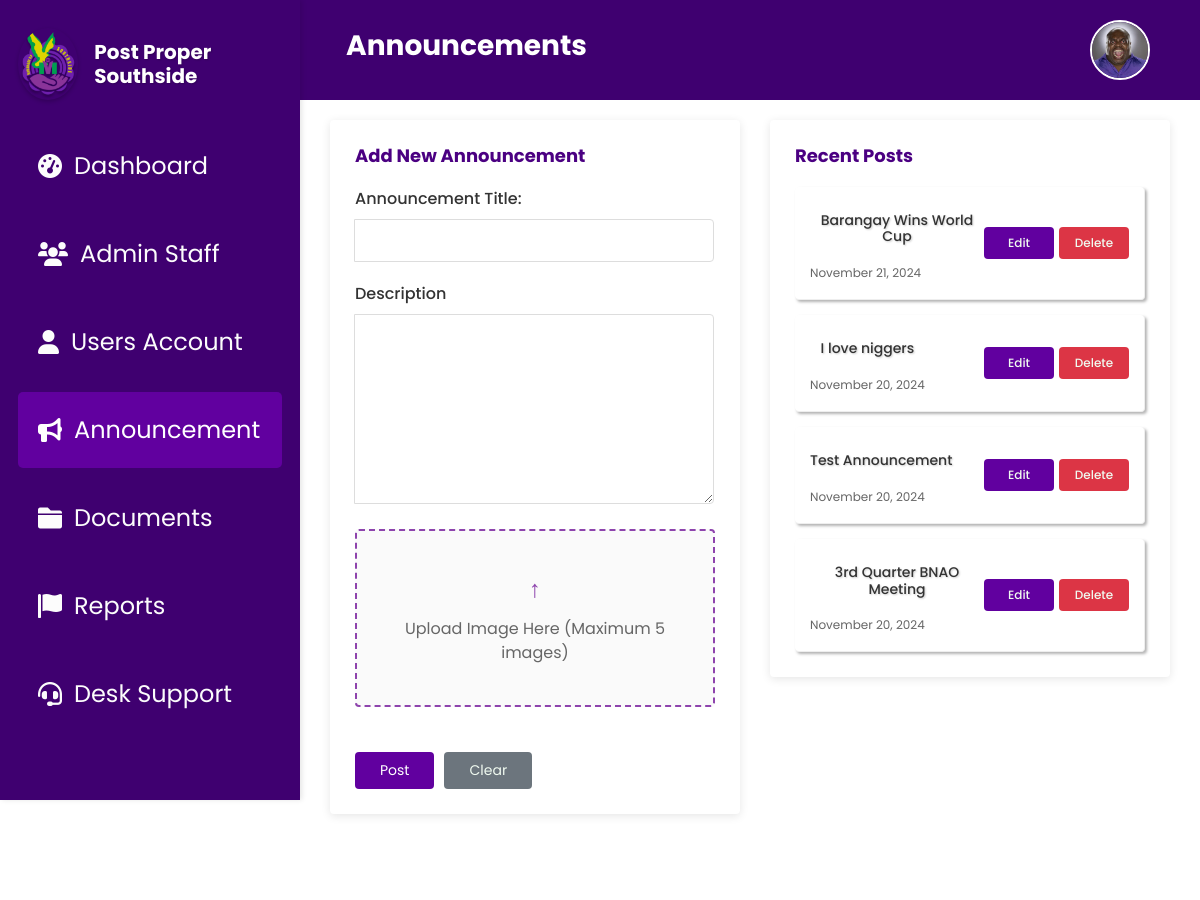
Before: /announcement.php (signed in) with the older database file.
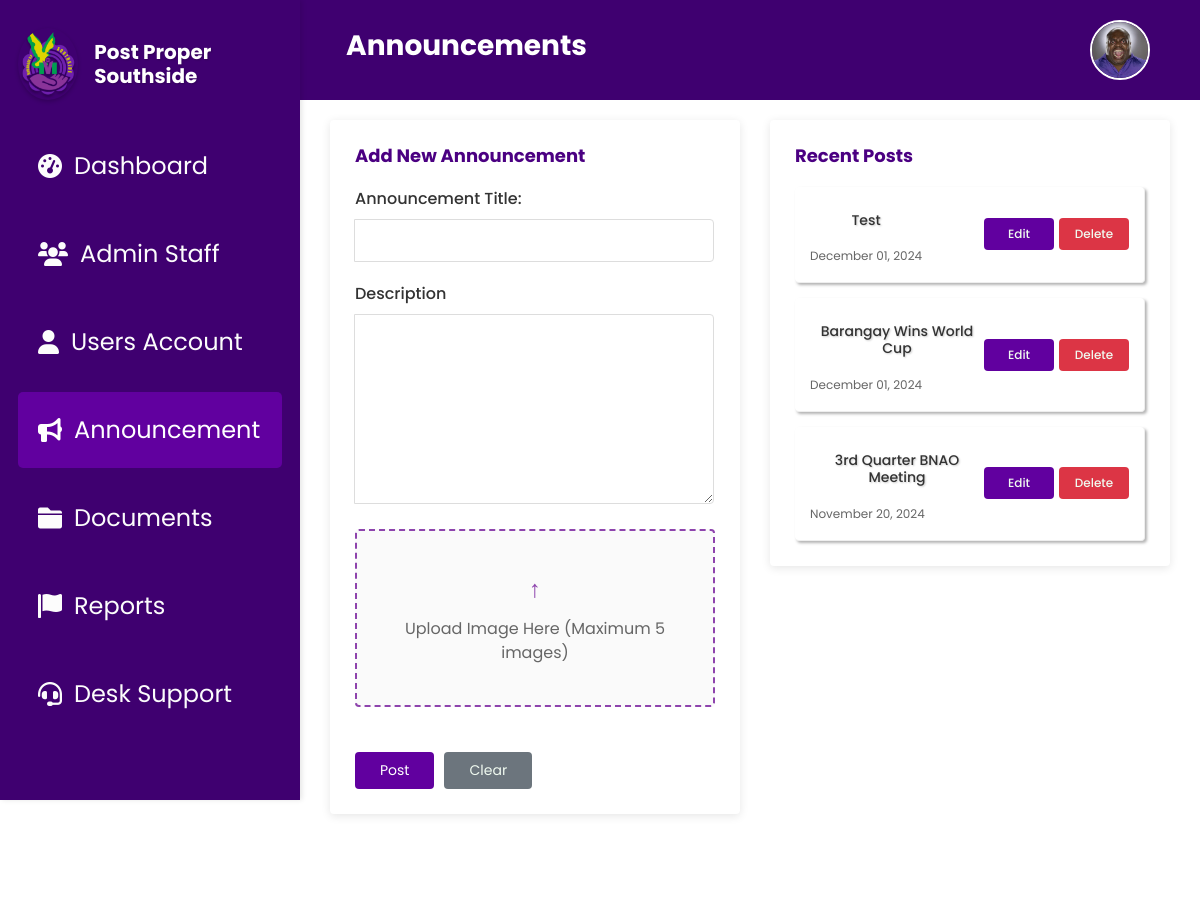
After: the same page with the newer database file.
### tables this page shows
CREATE TABLE `barangay_announcements` (
  `id` int(11) NOT NULL,
  `announcement_title` varchar(255) NOT NULL,
  `description_text` text NOT NULL,
  `announcement_images` longtext DEFAULT NULL,
  `created_at` timestamp NOT NULL DEFAULT current_timestamp(),
  `posted_at` varchar(255) DEFAULT current_timestamp()
);

### announcement.php (the view, shortened to what this page needs)
<?php
include 'db.php';
$query = "SELECT id, announcement_title, description_text, announcement_images, created_at FROM barangay_announcements ORDER BY created_at DESC LIMIT 10";
$stmt = $conn->prepare($query);
$stmt->execute();
$announcements = $stmt->fetchAll(PDO::FETCH_ASSOC);
?>
<!DOCTYPE html>
<html lang="en">
<head>
    <link rel="stylesheet" href="css/Announcement.css">
    <link href="https://cdn.jsdelivr.net/npm/bootstrap@5.3.0/dist/css/bootstrap.min.css" rel="stylesheet">
    <link href="https://cdnjs.cloudflare.com/ajax/libs/font-awesome/6.0.0-beta3/css/all.min.css" rel="stylesheet">
</head>
<body>
<?php
    include 'header.php';
?>
<?php include 'sidebar.php'; ?>
<div class="main-content">
    <div class="content-layout">
        <div class="left-section">
            <div class="white-card">
                <h2>Add New Announcement</h2>
                <form action="process_announcement.php" method="POST" enctype="multipart/form-data">
                    <div class="input-group">
    <label for="title">Announcement Title:</label>
    <input type="text" name="title" id="title" class="full-width-input" required>
</div>
<div class="input-group">
    <label for="description">Description</label>
    <textarea name="description" id="description" class="full-width-input" rows="8" required></textarea>
</div>
                    <div class="upload-section">
                        <div class="upload-box">
                            <div class="upload-icon">↑</div>
                            <div class="upload-text">Upload Image Here (Maximum 5 images)</div>
                        </div>
                    </div>
                    <div class="button-group">
                        <button type="button" class="btn-save" onclick="showPublishModal()">Post</button>
                        <button type="reset" class="btn-clear" onclick="clearImagePreview()">Clear</button>
                    </div>
                </form>
            </div>
        </div>
         <div class="right-section">
            <div class="white-card">
                <h2>Recent Posts</h2>
                <div class="posts-list">
                <?php
                    foreach ($announcements as $announcement) {
                        $formattedDate = date("F d, Y", strtotime($announcement['created_at']));
                        echo '<div class="post-item">
                                <div class="post-content">
                                    <h3>' . htmlspecialchars($announcement['announcement_title']) . '</h3>
                                    <span class="post-date">' . htmlspecialchars($formattedDate) . '</span>
                                </div>
                                <div class="post-actions">
                                    <a href="post_edit.php?id=' . $announcement['id'] . '" class="btn-edit">Edit</a>
                                    <a href="#" class="btn-delete" data-id="' . $announcement['id'] . '">Delete</a>
                                </div>
                            </div>';
                    }
                ?>
                </div>
            </div>
        </div>
    </div>
</div>
</body>
</html>

Changed rows visible on the page:
removed barangay_announcements: announcement_title "I love niggers", created_at "November 20, 2024"
removed barangay_announcements: announcement_title "Test Announcement", created_at "November 20, 2024"
added barangay_announcements: announcement_title "Test", created_at "December 01, 2024"
changed barangay_announcements "Barangay Wins World Cup": created_at "November 21, 2024" → "December 01, 2024"
